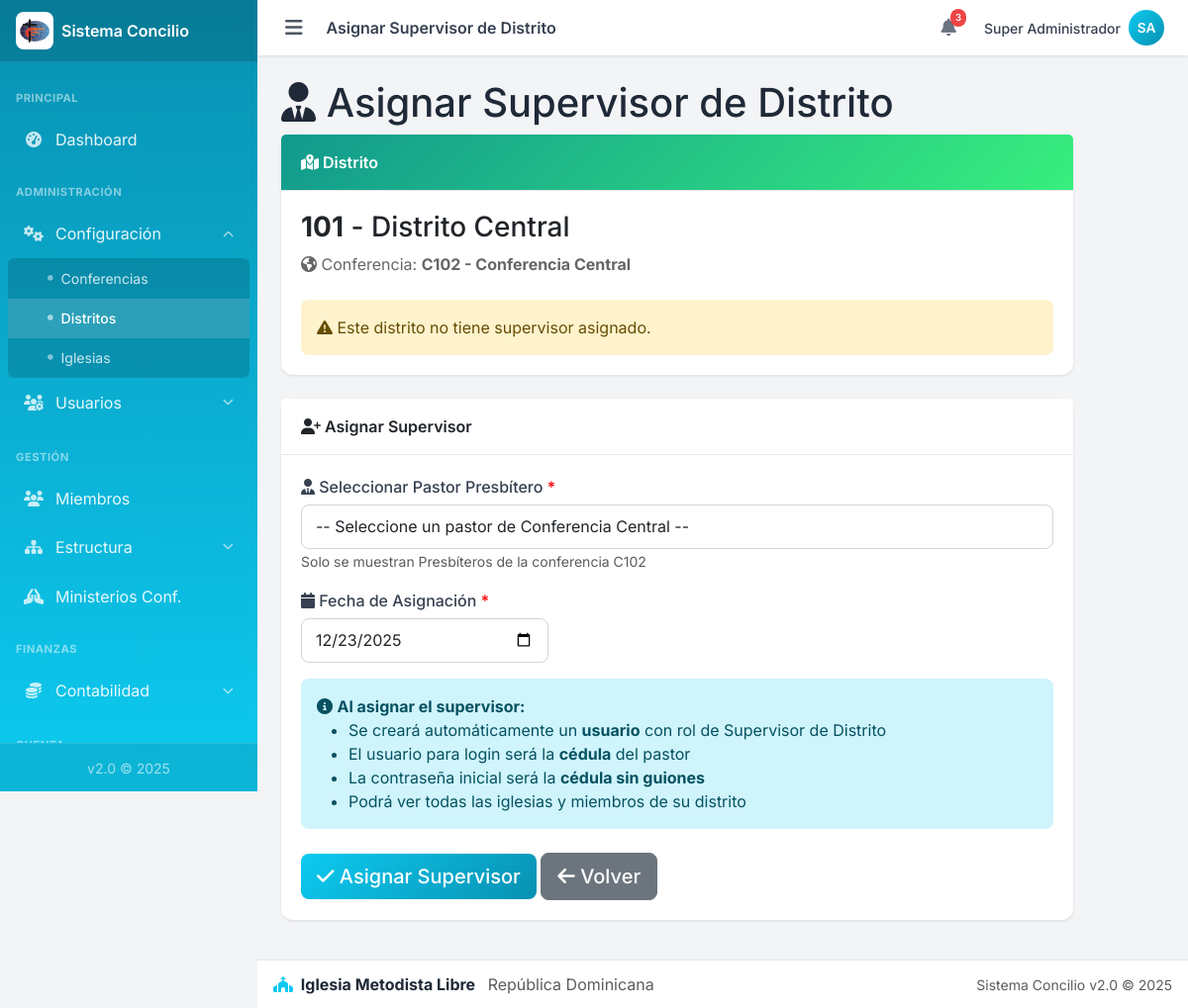
Page /admin/distritos/asignar_supervisor.php?id=1 (signed in) on the committed database.
### tables this page shows
CREATE TABLE `distritos` (
  `id` int(11) NOT NULL,
  `conferencia_id` int(11) NOT NULL,
  `supervisor_id` int(11) DEFAULT NULL,
  `codigo` varchar(20) NOT NULL,
  `nombre` varchar(150) NOT NULL,
  `supervisor_nombre` varchar(150) DEFAULT NULL,
  `telefono` varchar(30) DEFAULT NULL,
  `correo` varchar(150) DEFAULT NULL,
  `activo` tinyint(1) NOT NULL DEFAULT 1,
  `creado_en` timestamp NOT NULL DEFAULT current_timestamp()
);

CREATE TABLE `conferencias` (
  `id` int(11) NOT NULL,
  `superintendente_id` int(11) DEFAULT NULL,
  `codigo` varchar(20) NOT NULL,
  `nombre` varchar(150) NOT NULL,
  `superintendente_nombre` varchar(150) DEFAULT NULL,
  `telefono` varchar(30) DEFAULT NULL,
  `correo` varchar(150) DEFAULT NULL,
  `activo` tinyint(1) NOT NULL DEFAULT 1,
  `creado_en` timestamp NOT NULL DEFAULT current_timestamp()
);

### admin/distritos/asignar_supervisor.php (the view, shortened to what this page needs)
<?php
require_once __DIR__ . '/../includes/header.php';
require_once __DIR__ . '/../../config/config.php';
$distrito_id = filter_input(INPUT_GET, 'id', FILTER_VALIDATE_INT);
$stmt = $conexion->prepare("
    SELECT d.*,
           c.id AS conf_id, c.codigo AS conf_codigo, c.nombre AS conf_nombre,
           p.id AS sup_id, p.nombre AS sup_nombre, p.apellido AS sup_apellido,
           p.cedula AS sup_cedula, p.orden_ministerial
    FROM distritos d
    INNER JOIN conferencias c ON d.conferencia_id = c.id
    LEFT JOIN pastores p ON d.supervisor_id = p.id
    WHERE d.id = ?
");
$stmt->bind_param("i", $distrito_id);
$stmt->execute();
$distrito = $stmt->get_result()->fetch_assoc();
$stmt = $conexion->prepare("
    SELECT p.*,
           CONCAT(p.nombre, ' ', p.apellido) AS nombre_completo,
           (SELECT GROUP_CONCAT(i.nombre SEPARATOR ', ')
            FROM pastor_iglesias pi
            INNER JOIN iglesias i ON pi.iglesia_id = i.id
            WHERE pi.pastor_id = p.id AND pi.activo = 1) AS iglesias_asignadas
    FROM pastores p
    WHERE p.orden_ministerial = 'Presbítero'
    AND p.conferencia_id = ?
    AND (
        p.id NOT IN (SELECT supervisor_id FROM distritos WHERE supervisor_id IS NOT NULL AND id != ?)
        OR p.id = ?
    )
    ORDER BY p.apellido, p.nombre
");
$stmt->bind_param("iii", $distrito['conf_id'], $distrito_id, $distrito['supervisor_id']);
$stmt->execute();
$pastores = $stmt->get_result();
?>
<div class="content-header">
    <h1><i class="fas fa-user-tie"></i> Asignar Supervisor de Distrito</h1>
</div>
<div class="card" style="margin-bottom: 1.5rem; max-width: 800px;">
    <div class="card-header" style="background: linear-gradient(135deg, #11998e 0%, #38ef7d 100%); color: white;">
        <span class="card-title"><i class="fas fa-map-marked-alt"></i> Distrito</span>
    </div>
    <div class="card-body">
        <div style="display: flex; gap: 2rem; flex-wrap: wrap;">
            <div>
                <h3 style="margin: 0;">
                    <strong><?php echo htmlspecialchars($distrito['codigo']); ?></strong> -
                    <?php echo htmlspecialchars($distrito['nombre']); ?>
                </h3>
                <p style="margin: 0.5rem 0; color: #666;">
                    <i class="fas fa-globe-americas"></i>
                    Conferencia: <strong><?php echo htmlspecialchars($distrito['conf_codigo'] . ' - ' . $distrito['conf_nombre']); ?></strong>
                </p>
            </div>
        </div>
        <?php if ($distrito['supervisor_id']): ?>
            <div style="margin-top: 1rem; padding: 1rem; background: #f8f9fa; border-radius: 8px;">
                <p style="margin: 0;"><strong>Supervisor Actual:</strong></p>
                <p style="margin: 0.5rem 0;">
                    <i class="fas fa-user-tie"></i>
                    <?php echo htmlspecialchars($distrito['sup_nombre'] . ' ' . $distrito['sup_apellido']); ?>
                </p>
                <p style="margin: 0;">
                    <i class="fas fa-id-card"></i> <?php echo htmlspecialchars($distrito['sup_cedula']); ?>
                    &nbsp;|&nbsp;
                    <span class="badge bg-primary"><?php echo htmlspecialchars($distrito['orden_ministerial']); ?></span>
                </p>
            </div>
        <?php else: ?>
            <div class="alert alert-warning" style="margin-top: 1rem; margin-bottom: 0;">
                <i class="fas fa-exclamation-triangle"></i> Este distrito no tiene supervisor asignado.
            </div>
        <?php endif; ?>
    </div>
</div>
<div class="card" style="max-width: 800px;">
    <div class="card-header">
        <span class="card-title">
            <i class="fas fa-user-plus"></i>
            <?php echo $distrito['supervisor_id'] ? 'Cambiar Supervisor' : 'Asignar Supervisor'; ?>
        </span>
    </div>
    <div class="card-body">
        <?php if ($pastores->num_rows === 0): ?>
            <div class="alert alert-warning">
                <i class="fas fa-exclamation-triangle"></i>
                <strong>No hay pastores disponibles.</strong><br>
                Solo los pastores con orden ministerial <strong>Presbítero</strong> de la conferencia
                <strong><?php echo htmlspecialchars($distrito['conf_nombre']); ?></strong> pueden ser supervisores.
                <br><br>
                <a href="../pastores/crear.php" class="btn btn-primary">
                    <i class="fas fa-user-plus"></i> Registrar Nuevo Pastor
                </a>
            </div>
        <?php else: ?>
        <form method="post" action="guardar_supervisor.php" id="formSupervisor">
            <div class="mb-3">
                <label class="form-label">
                    <i class="fas fa-user-tie"></i> Seleccionar Pastor Presbítero <span style="color:red;">*</span>
                </label>
                <select name="pastor_id" id="pastor_id" class="form-control" required>
                    <option value="">-- Seleccione un pastor de <?php echo htmlspecialchars($distrito['conf_nombre']); ?> --</option>
                </select>
                <small class="text-muted">Solo se muestran Presbíteros de la conferencia <?php echo htmlspecialchars($distrito['conf_codigo']); ?></small>
            </div>
            <div class="mb-3">
                <label class="form-label">
                    <i class="fas fa-calendar"></i> Fecha de Asignación <span style="color:red;">*</span>
                </label>
                <input type="date" name="fecha_asignacion" class="form-control"
                       required value="<?php echo date('Y-m-d'); ?>" style="max-width: 250px;">
            </div>
            <div class="alert alert-info">
                <i class="fas fa-info-circle"></i>
                <strong>Al asignar el supervisor:</strong>
                <ul style="margin-bottom: 0;">
                    <li>Se creará automáticamente un <strong>usuario</strong> con rol de Supervisor de Distrito</li>
                    <li>El usuario para login será la <strong>cédula</strong> del pastor</li>
                    <li>La contraseña inicial será la <strong>cédula sin guiones</strong></li>
                    <li>Podrá ver todas las iglesias y miembros de su distrito</li>
                </ul>
            </div>
            <div style="margin-top: 1.5rem;">
                <button type="submit" class="btn btn-primary btn-lg">
                    <i class="fas fa-check"></i>
                    <?php echo $distrito['supervisor_id'] ? 'Cambiar Supervisor' : 'Asignar Supervisor'; ?>
                </button>
                <a href="index.php" class="btn btn-secondary btn-lg">
                    <i class="fas fa-arrow-left"></i> Volver
                </a>
            </div>
        </form>
        <?php endif; ?>
    </div>
</div>
<?php require_once __DIR__ . '/../includes/footer.php'; ?>

### css/custom.css (style rules this page uses)
:root { --primary: #0dcaf0; --primary-dark: #0891b2; --primary-light: #67e8f9; --primary-darker: #0e7490; --success: #10b981; --warning: #f59e0b; --danger: #ef4444; --info: #3b82f6; --gray-50: #f9fafb; --gray-100: #f3f4f6; --gray-200: #e5e7eb; --gray-300: #d1d5db; --gray-400: #9ca3af; --gray-500: #6b7280; --gray-600: #4b5563; --gray-700: #374151; --gray-800: #1f2937; --gray-900: #111827; --sidebar-width: 260px; --navbar-height: 56px; --footer-height: 50px; --shadow-sm: 0 1px 2px rgba(0, 0, 0, 0.05); --shadow: 0 1px 3px rgba(0, 0, 0, 0.1); --shadow-md: 0 4px 6px rgba(0, 0, 0, 0.1); --shadow-lg: 0 10px 15px rgba(0, 0, 0, 0.1); --font-family: 'Inter', -apple-system, BlinkMacSystemFont, sans-serif; }
* { box-sizing: border-box; }
html { scroll-behavior: smooth; -webkit-tap-highlight-color: transparent; }
body { font-family: var(--font-family); background: var(--gray-100); color: var(--gray-800); margin: 0; padding: 0; min-height: 100vh; }
.card { border: none; border-radius: 0.75rem; box-shadow: var(--shadow); background: #fff; margin-bottom: 1rem; }
.card-header { background: #fff; border-bottom: 1px solid var(--gray-200); padding: 1rem 1.25rem; font-weight: 600; border-radius: 0.75rem 0.75rem 0 0; }
.card-title { margin: 0; font-size: 1rem; font-weight: 600; }
.card-body { padding: 1.25rem; }
.btn { font-weight: 500; border-radius: 0.5rem; transition: all 0.2s ease; }
.btn-primary { background: linear-gradient(135deg, var(--primary) 0%, var(--primary-dark) 100%); border: none; }
.form-control, .form-select { border-radius: 0.5rem; border-color: var(--gray-300); padding: 0.6rem 0.875rem; }
.form-label { font-weight: 500; color: var(--gray-700); margin-bottom: 0.375rem; }
.alert { border: none; border-radius: 0.5rem; }
body { overscroll-behavior-y: contain; }
.btn, .nav-link, .card[class*="bg-"] a { -webkit-user-select: none; user-select: none; -webkit-tap-highlight-color: transparent; }

### rows in the picture
distritos: codigo "101", nombre "Distrito Central", conferencia.nombre "C102 - Conferencia Central", conferencia.codigo "C102"

### other values in the picture
$titulo_pagina "Asignar Supervisor de Distrito"
$USUARIO_NOMBRE "Super Administrador"
$iniciales "SA"
